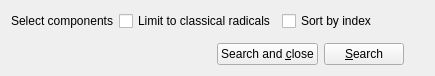
<?xml version="1.0" encoding="UTF-8"?>
<ui version="4.0">
 <class>RadicalSelectionForm</class>
 <widget class="QWidget" name="RadicalSelectionForm">
  <property name="geometry">
   <rect>
    <x>0</x>
    <y>0</y>
    <width>435</width>
    <height>73</height>
   </rect>
  </property>
  <property name="windowTitle">
   <string>Form</string>
  </property>
  <layout class="QGridLayout" name="gridLayout_2">
   <item row="0" column="0">
    <widget class="QLabel" name="selectLabel">
     <property name="text">
      <string>Select components</string>
     </property>
    </widget>
   </item>
   <item row="0" column="3" colspan="5">
    <spacer name="topSpacer">
     <property name="orientation">
      <enum>Qt::Horizontal</enum>
     </property>
     <property name="sizeHint" stdset="0">
      <size>
       <width>40</width>
       <height>20</height>
      </size>
     </property>
    </spacer>
   </item>
   <item row="1" column="0" colspan="8">
    <widget class="QWidget" name="radicalContainer" native="true"/>
   </item>
   <item row="0" column="1">
    <widget class="QCheckBox" name="onlyRadBox">
     <property name="text">
      <string>Limit to classical radicals</string>
     </property>
    </widget>
   </item>
   <item row="0" column="2">
    <widget class="QCheckBox" name="sortBox">
     <property name="text">
      <string>Sort by index</string>
     </property>
    </widget>
   </item>
   <item row="2" column="0" colspan="8">
    <layout class="QHBoxLayout" name="bottomLayout">
     <item>
      <spacer name="spacerBottom2">
       <property name="orientation">
        <enum>Qt::Horizontal</enum>
       </property>
       <property name="sizeHint" stdset="0">
        <size>
         <width>40</width>
         <height>0</height>
        </size>
       </property>
      </spacer>
     </item>
     <item>
      <widget class="QPushButton" name="searchAndCloseButton">
       <property name="text">
        <string>Search and &amp;close</string>
       </property>
      </widget>
     </item>
     <item>
      <widget class="QPushButton" name="searchButton">
       <property name="text">
        <string>&amp;Search</string>
       </property>
      </widget>
     </item>
     <item>
      <spacer name="spacerBottom1">
       <property name="orientation">
        <enum>Qt::Horizontal</enum>
       </property>
       <property name="sizeType">
        <enum>QSizePolicy::Fixed</enum>
       </property>
       <property name="sizeHint" stdset="0">
        <size>
         <width>20</width>
         <height>0</height>
        </size>
       </property>
      </spacer>
     </item>
    </layout>
   </item>
  </layout>
 </widget>
 <resources/>
 <connections/>
</ui>
